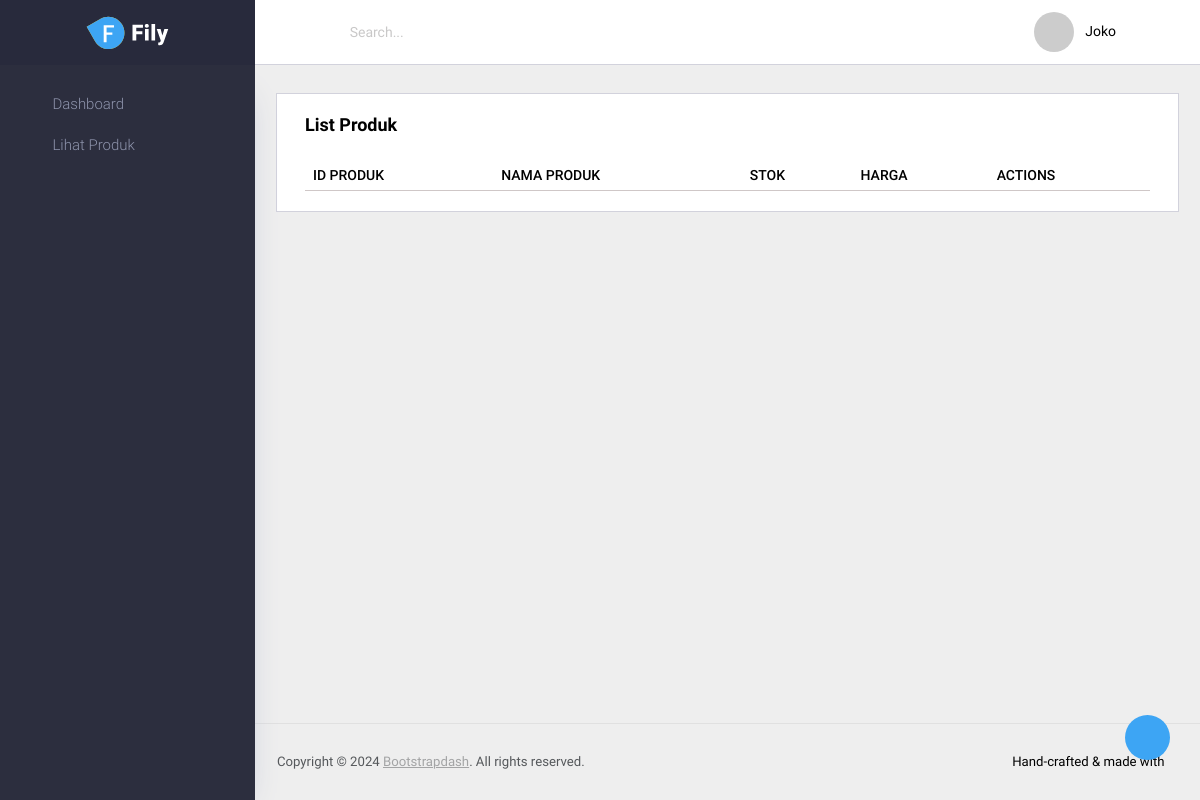
The app's page /pages/admin/produks/tampilan_produk.php, older data.
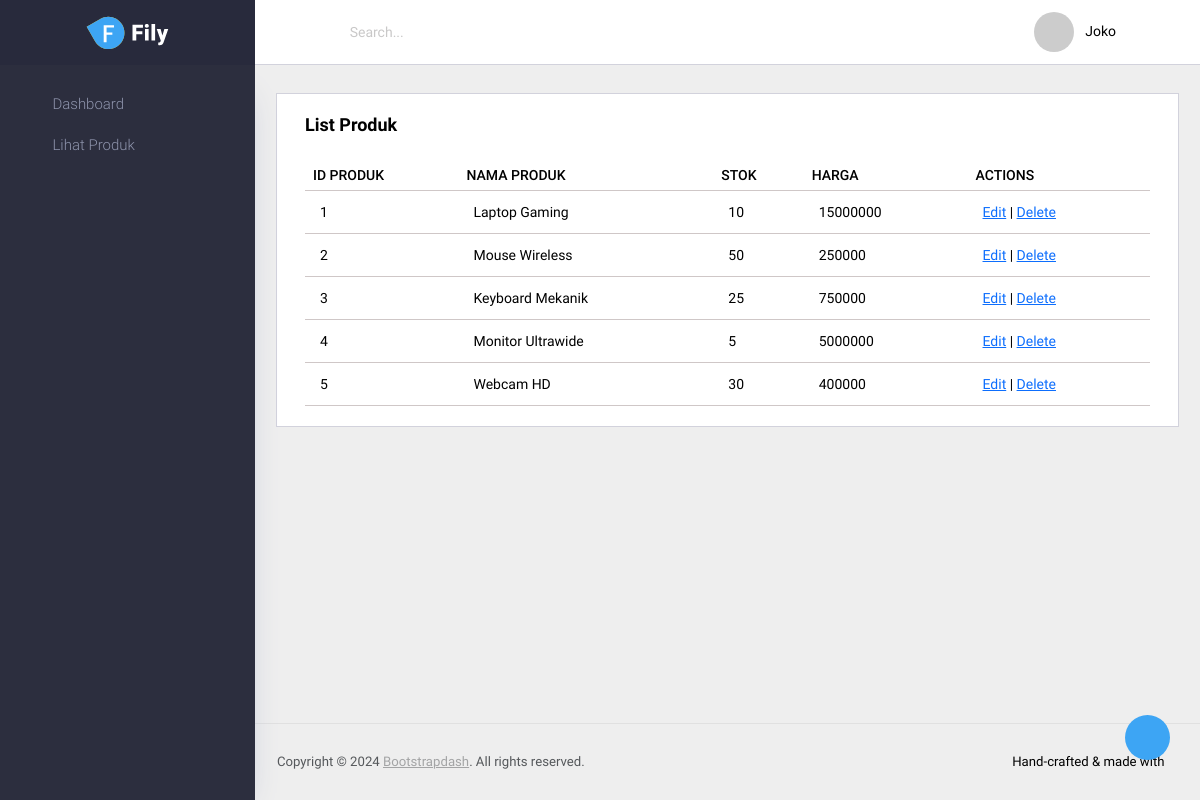
The same page, newer data.
### tables this page shows
CREATE TABLE `produks` (
  `id_produk` int(11) NOT NULL,
  `nama_produk` varchar(40) DEFAULT NULL,
  `stok` int(11) DEFAULT NULL,
  `harga` int(11) DEFAULT NULL,
  `created_by` int(11) DEFAULT NULL
);

### src/config/paths.php (called while the page is built, shortened)
<?php
function asset(string $path): string
{
    return ASSET_URL . ltrim($path, '/');
}
return true;

### src/pages/admin/produks/tampilan_produk.php (the view, shortened to what this page needs)
<?php
include __DIR__ . '/../../../config/database.php';
$id = isset($_GET['id']) ? $_GET['id'] : null;
if ($id !== null) {
    $stmt = $pdo->prepare("SELECT * FROM produks WHERE id = :id_produk");
    $stmt->execute(['id_produk' => $id]);
    $rows = $stmt->fetchAll();
} else {
    $stmt = $pdo->query("SELECT * FROM produks");
    $rows = $stmt->fetchAll();
}
?>
<!DOCTYPE html>
<html lang="en">
<head>
    <?php require_once __DIR__ . '/../../../config/paths.php'; ?>
    <link rel="stylesheet" href="<?php echo asset('vendors/mdi/css/materialdesignicons.min.css'); ?>">
    <link rel="stylesheet" href="<?php echo asset('vendors/css/vendor.bundle.base.css'); ?>">
    <link rel="stylesheet" href="<?php echo asset('css/vertical-layout-light/style.css'); ?>">
</head>
<body>
    <div class="container-scroller">
        <nav class="navbar col-lg-12 col-12 p-0 fixed-top d-flex flex-row">
            <div class="text-center navbar-brand-wrapper d-flex align-items-center justify-content-center">
                <a class="navbar-brand brand-logo" href="index.html"><img src="<?php echo asset('images/logo.svg'); ?>" alt="logo" /></a>
            </div>
            <div class="navbar-menu-wrapper d-flex align-items-center">
                <button class="navbar-toggler navbar-toggler align-self-center" type="button" data-bs-toggle="minimize">
                    <span class="mdi mdi-menu"></span>
                </button>
                <ul class="navbar-nav me-auto">
                    <li class="nav-item nav-search d-none d-md-flex" id="navbarSearch">
                        <a class="nav-link d-flex justify-content-center align-items-center" id="navbarSearchButton" href="#">
                            <i class="mdi mdi-magnify mx-0"></i>
                        </a>
                        <input type="text" class="form-control" placeholder="Search..." id="navbarSearchInput">
                    </li>
                </ul>
                <ul class="navbar-nav navbar-nav-right">
                    <li class="nav-item dropdown me-1">
                        <a class="nav-link count-indicator dropdown-toggle d-flex justify-content-center align-items-center"
                            id="messageDropdown" href="#" data-bs-toggle="dropdown">
                            <i class="mdi mdi-email mx-0"></i>
                        </a>
                    </li>
                    <li class="nav-item dropdown me-4">
                        <a class="nav-link count-indicator dropdown-toggle d-flex align-items-center justify-content-center"
                            id="notificationDropdown" href="#" data-bs-toggle="dropdown">
                            <i class="mdi mdi-bell mx-0"></i>
                        </a>
                    </li>
                    <li class="nav-item nav-profile dropdown me-0 me-sm-2">
                        <a class="nav-link dropdown-toggle" href="#" data-bs-toggle="dropdown" id="profileDropdown">
                            <img src="https://placehold.co/36x36" alt="profile" />
                            <span class="nav-profile-name">Joko</span>
                        </a>
                    </li>
                    <li class="nav-item nav-settings d-none d-lg-flex">
                        <a class="nav-link" href="#">
                            <i class="mdi mdi-dots-vertical"></i>
                        </a>
                    </li>
                </ul>
            </div>
        </nav>
        <div class="container-fluid page-body-wrapper">
            <div class="theme-setting-wrapper">
                <div id="settings-trigger"><i class="mdi mdi-settings"></i></div>
            </div>
            <nav class="sidebar sidebar-offcanvas" id="sidebar">
                <ul class="nav">
                    <li class="nav-item">
                        <a class="nav-link" href="/admin">
                            <i class="mdi mdi-home menu-icon"></i>
                            <span class="menu-title">Dashboard</span>
                        </a>
                    </li>
                    <li class="nav-item">
                        <a class="nav-link" href="/admin/produk">
                            <i class="mdi mdi-puzzle menu-icon"></i>
                            <span class="menu-title">Lihat Produk</span>
                        </a>
                    </li>
            </nav>
            <div class="main-panel">
                <div class="content-wrapper">
                    <div class="card">
                        <div class="card-body">
                            <h4 class="card-title">List Produk</h4>
                            <div class="row">
                                <div class="col-12">
                                    <div class="table-responsive">
                                        <table id="order-listing" class="table">
                                            <thead>
                                                <tr>
                                                    <th>Id Produk</th>
                                                    <th>Nama Produk</th>
                                                    <th>Stok</th>
                                                    <th>Harga</th>
                                                    <th>Actions</th>
                                                </tr>
                                            </thead>
                                            <tbody>
                                                <?php foreach ($rows as $row) : ?>
                                                    <tr>
                                                        <td><?php echo htmlspecialchars($row['id_produk'] ?? '', ENT_QUOTES); ?></td>
                                                        <td><?php echo htmlspecialchars($row['nama_produk'] ?? '', ENT_QUOTES); ?></td>
                                                        <td><?php echo htmlspecialchars($row['stok'] ?? '', ENT_QUOTES); ?></td>
                                                        <td><?php echo htmlspecialchars($row['harga'] ?? '', ENT_QUOTES); ?></td>
                                                        <td>
                                                            <a href="/admin/produk/edit_produk.php?id=<?php echo urlencode($row['id']); ?>">Edit</a>
                                                            |
                                                            <a href="/admin/produk/hapus_produk.php?id=<?php echo urlencode($row['id']); ?>">Delete</a>
                                                        </td>
                                                    </tr>
                                                <?php endforeach; ?>
                                            </tbody>
                                        </table>
                                    </div>
                                </div>
                            </div>
                        </div>
                    </div>
                </div>
                <footer class="footer">
                    <div class="d-sm-flex justify-content-center justify-content-sm-between">
                        <span class="text-muted text-center text-sm-left d-block d-sm-inline-block">Copyright © 2024 <a href="https://www.bootstrapdash.com/" target="_blank">Bootstrapdash</a>. All rights reserved.</span>
                        <span class="float-none float-sm-right d-block mt-1 mt-sm-0 text-center">Hand-crafted & made with <i class="mdi mdi-heart text-danger"></i></span>
                    </div>
                </footer>
            </div>
        </div>
    </div>
</body>
</html>

Row changes from the older to the newer data that the page shows:
added produks: id_produk "1", nama_produk "Laptop Gaming", stok "10", harga "15000000"
added produks: id_produk "2", nama_produk "Mouse Wireless", stok "50", harga "250000"
added produks: id_produk "3", nama_produk "Keyboard Mekanik", stok "25", harga "750000"
added produks: id_produk "4", nama_produk "Monitor Ultrawide", stok "5", harga "5000000"
added produks: id_produk "5", nama_produk "Webcam HD", stok "30", harga "400000"
